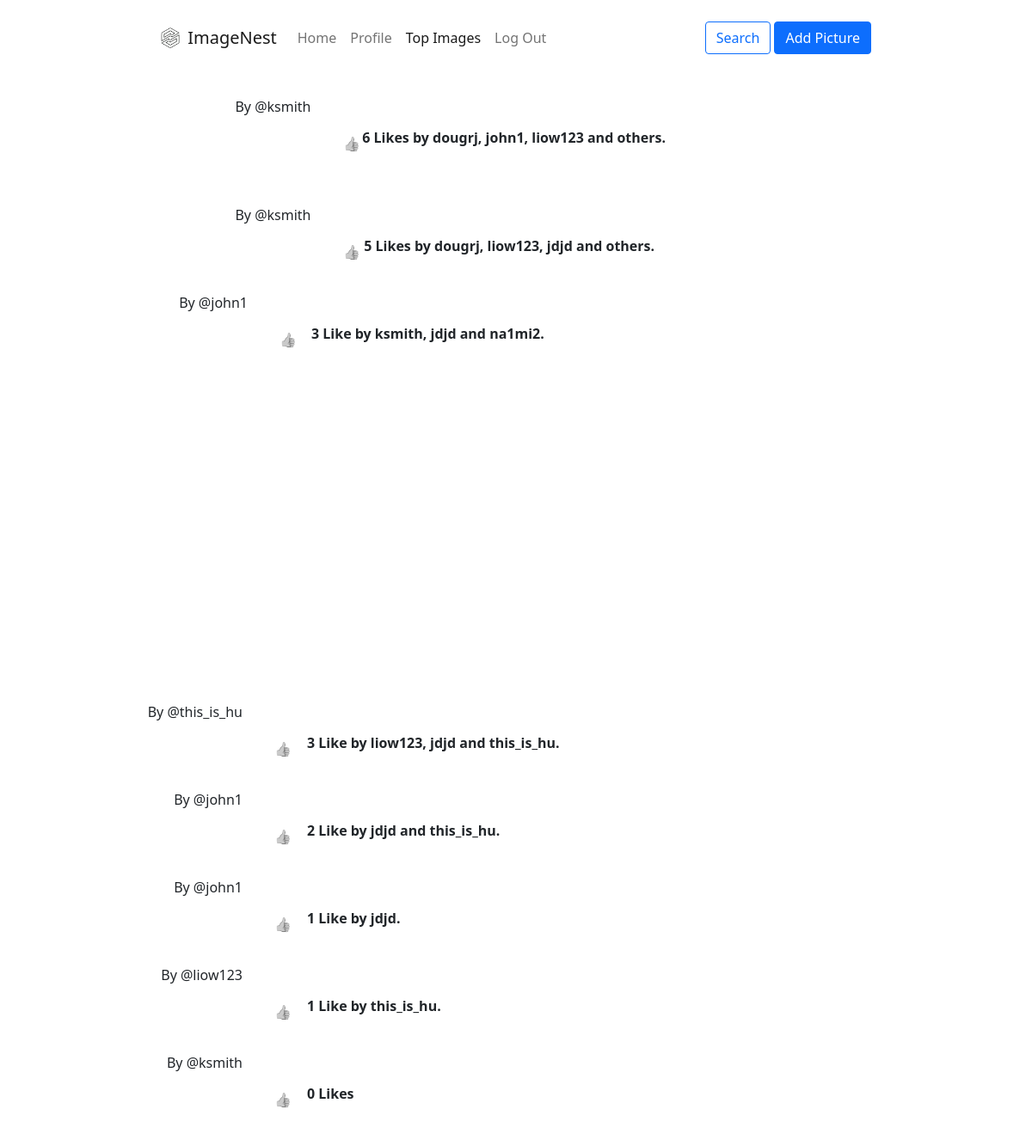
Before: /topimages/ (signed in) with the older database file.
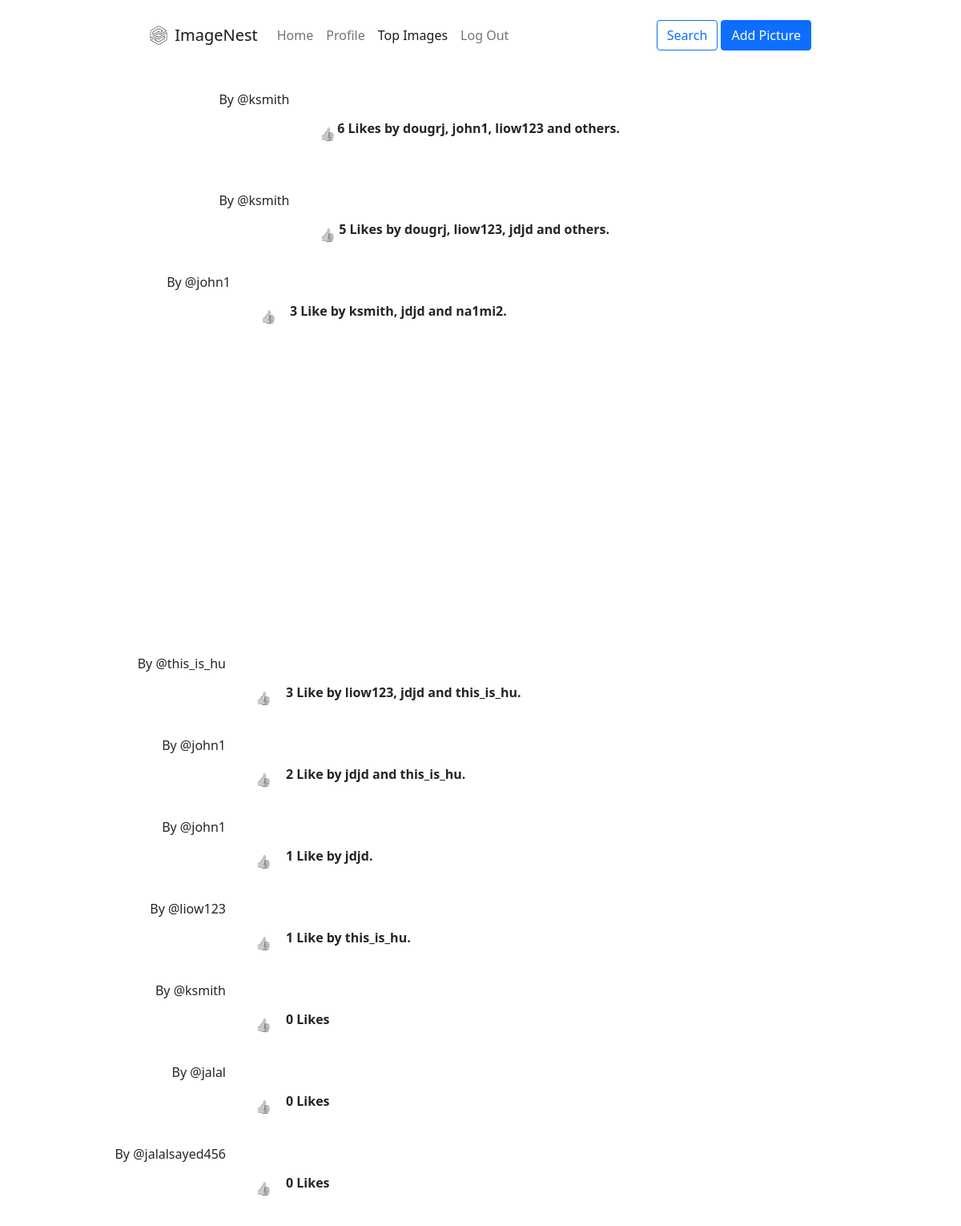
After: the same page with the newer database file.
### imagenest/models.py (models this page shows, shortened)
class Image(models.Model):
    username = models.ForeignKey(User, on_delete=models.CASCADE, related_name='owner')
    url = models.URLField(max_length=200)
    likers = models.ManyToManyField(User, default=None, blank=True, related_name='Likers')
    likes = models.IntegerField(default=0)
    @property
    def num_likes(self):
        return int(self.likers.all().count())
    @property
    def liker_usernames(self):
        return [username for username in self.likers.all()]

### imagenest/views.py (the view)
# urls.py: path("topimages/", views.top_images, name="top_images"),
@login_required
def top_images(request):
    images = Image.objects.all().order_by("-likes")[:10]
    context = {
        'images' : images,
        }
    return render(request, "imagenest/top_images.html",  context)

### templates/imagenest/top_images.html (shortened to what this page needs)
{% extends 'imagenest/menu_pages_template.html' %}
{% load staticfiles %}
{% block activate_top_images_tab %}active{% endblock %}

### templates/imagenest/menu_pages_template.html (shortened to what this page needs)
{% extends 'imagenest/base.html' %}
{% load staticfiles %}
{% block body_block %}
<div id="body" class="w-75 mx-auto">
    <div class="col">
        <nav class="navbar navbar-expand-lg navbar-light bg-white bg-light p-4">
            <a class="navbar-brand" href="./">
                <img src="{% static 'images/ImageNest Logo.png' %}" width="30" height="30"
                    class="d-inline-block align-top" alt="ImageNest logo">
                ImageNest
            </a>
            <div class="collapse navbar-collapse" id="headerMenu">
                <div class="navbar-nav">
                    <a class="nav-item nav-link {% block activate_home_tab %}{% endblock %}"
                        href="{% url 'home' %}">Home</a>
                    <a class="nav-item nav-link {% block activate_profile_tab %}{% endblock %}"
                        href="{% url 'profile' %}">Profile</a>
                    <a class="nav-item nav-link {% block activate_top_images_tab %}{% endblock %}"
                        href="{% url 'top_images' %}">Top
                        Images</a>
                    <a class="nav-item nav-link" href="{% url 'logout' %}" role='button'>Log Out</a>
                </div>
            </div>
            <div class="float-end mx-1">
                <a href="{% url 'search' %}" class="btn btn-outline-primary">Search</a>
                <a href="{% url 'upload' %}" class="btn btn-primary">Add Picture</a>
            </div>
        </nav>
    </div>
    <div class="row w-100 mx-auto my-4 h-auto">
        {% block under_menu_inside_a_row %}
        {% for image in images %}
        <div class="row">
            <div class="col-3 text-end">
                {% block col1_block %}
                {% if image %}
                By @{{ image.username }}
                {% endif %}
                {% endblock %}
            </div>
            <div class="col-6 py-1 overflow-auto">
                <div class="row py-2">
                    <div id="likeBtn{{ image.id }}" class="col-1 black_and_white">
                        <form id="like_button_form" method="POST" action="{% url 'like_image' %}">
                            <button type="submit" id="like_btn"
                                class="btn btn-link lead text-decoration-none" onclick="like('{{ image.id }}')">👍</button>
                        </form>
                    </div>
                    <div class="col-6 w-auto ">
                        <strong>
                            {% if image.liker_usernames|length == 0 %}
                                {{ image.num_likes }} Likes
                            {% elif image.liker_usernames|length == 1 %}
                                {{ image.num_likes }} Like by {{ image.liker_usernames.0 }}.
                            {% elif image.liker_usernames|length == 2 %}
                                {{ image.num_likes }} Like by {{ image.liker_usernames.0 }} and {{ image.liker_usernames.1 }}.
                            {% elif image.liker_usernames|length < 4 %} {{ image.num_likes }} Like by
                            {{ image.liker_usernames.0 }}, {{ image.liker_usernames.1 }} and {{ image.liker_usernames.2 }}.
                            {% else %}
                                {{ image.num_likes }} Likes by
                                {% for liker in image.liker_usernames|slice:":2" %}
                                {{ liker }},
                                {% endfor %}
                                {{ image.liker_usernames.2 }}
                                and others.
                                {% endif%}
                        </strong>
                    </div>
                </div>
            </div>
        </div>
    </div>
    <div class="row py-2"></div>
    {% endfor %}
{% endblock %}
{% endblock %}

Changed rows visible on the page:
added Image: username "jalal", num_likes "0"
added Image: username "jalalsayed456", num_likes "0"
